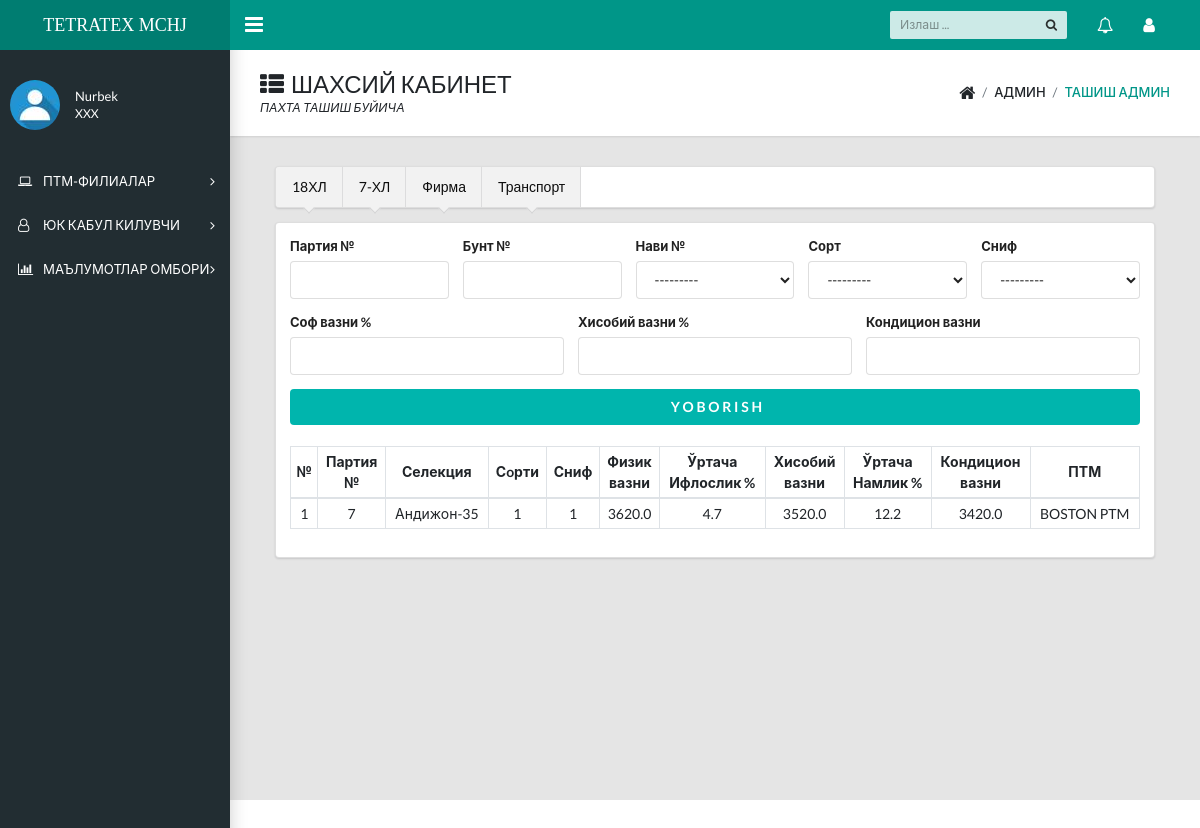
Page /home/shakl7/ (signed in) on the earlier database version.
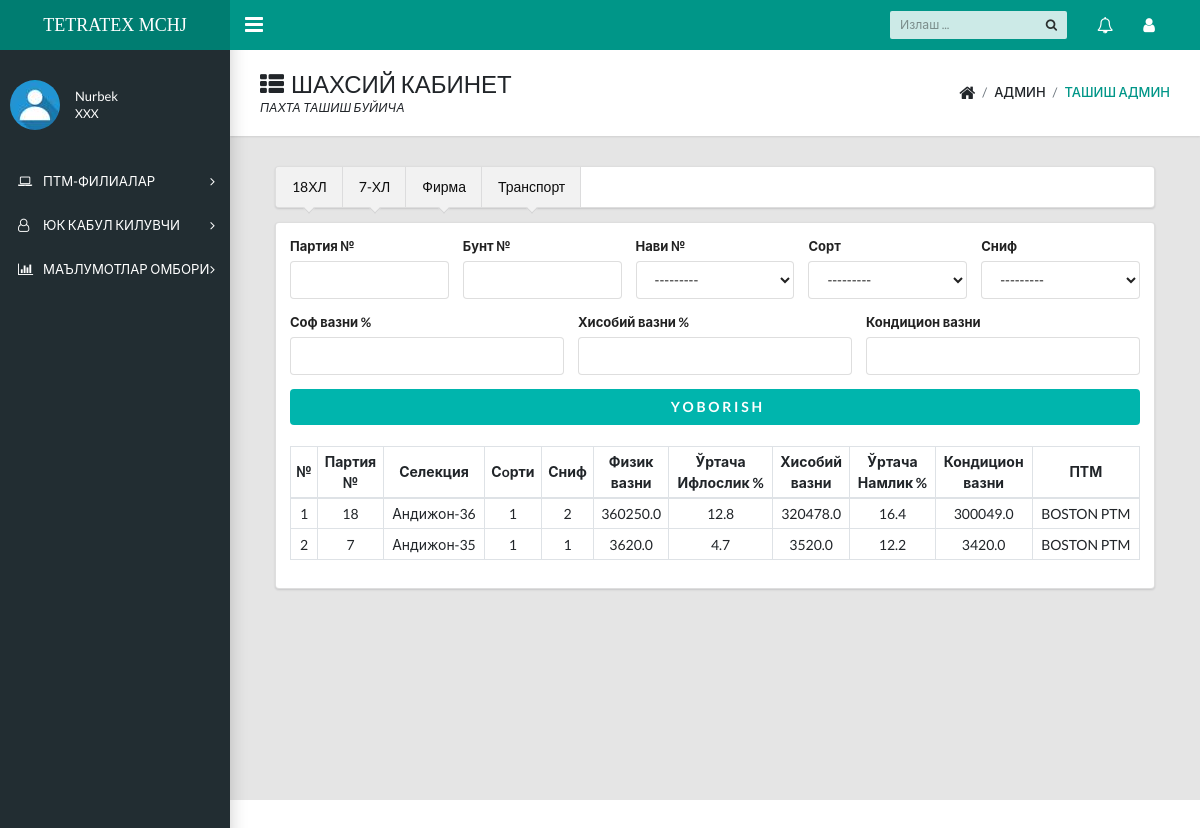
Same page on the later database version.
### tash/models.py (models this page shows, shortened)
class Partiya(models.Model):
    ptm=models.ForeignKey('Punkt',on_delete=models.SET_NULL,null=True)
    partiya=models.CharField(max_length=7,verbose_name='ПАРТИЯ РАКАМИ')
    bunt=models.CharField(max_length=20,verbose_name='Жой РАКАМИ')
    nav=models.ForeignKey("PaxtaNavi",on_delete=models.SET_NULL,verbose_name='Селекцион Нав',help_text='Анд-35,Анд-36,Шарк',null=True)
    sort=models.CharField(max_length=1,verbose_name='Пахтанинг Сорти',choices=sort)
    snif=models.CharField(max_length=1,verbose_name='Пахтанинг снифи',choices=snif)
    sofVazn=models.FloatField(verbose_name='Соф вазни')
    xisobiy=models.FloatField(verbose_name='Хисобий вазни')
    kond=models.FloatField(verbose_name='Кондицион вазни')
    ifloslik=models.FloatField(blank=True,verbose_name='Ифлослиги')
    namlik=models.FloatField(blank=True,verbose_name='Намлиги')
    class Meta:
        verbose_name_plural = "Партиялар очиш"

class PaxtaNavi(models.Model):
    nav_name=models.CharField(max_length=20)
    class Meta:
        verbose_name_plural = "Пахта Навлари"
    def __str__(self):
        return str(self.nav_name)

class Punkt(models.Model):
    name=models.CharField(max_length=20)
    bux=models.OneToOneField(User,on_delete=models.CASCADE)
    class Meta:
        verbose_name_plural = "Пахта тозалаш масканлари"
    def __str__(self):
        return str(self.name)

### tash/views.py (the view, shortened to what this page needs)
# urls.py: path('shakl7/',xl_7, name="7xl"),
def xl_7(request):
    user=request.user.profile
    ptm=request.user.punkt
    form=PartiyaForm()
    part=Partiya.objects.filter(ptm=ptm).order_by('-id')
    context={'user':user,"form":form,"part":part}
    return render(request,'forms/7xl.html',context)

### tash/forms.py
class PartiyaForm(forms.ModelForm):
    class Meta:
        model=Partiya
        fields=('partiya','bunt','nav','sort','snif','sofVazn','xisobiy','kond')
        widgets={
                'sofVazn':forms.TextInput(attrs={'type':'number'}),
                'xisobiy':forms.TextInput(attrs={'type':'number'}),
                'kond':forms.TextInput(attrs={'type':'number'}),
            }

### templates/forms/7xl.html
{% extends 'docs/dashboard.html' %}
{% block content %}
<main class="app-content">
  <div class="app-title">
    <div>
      <h1><i class="fa fa-th-list pr-2"></i>ШАХСИЙ КАБИНЕТ</h1>
      <p>ПАХТА ТАШИШ БУЙИЧА </p>
    </div>
    <ul class="app-breadcrumb breadcrumb side">
      <li class="breadcrumb-item"><i class="fa fa-home fa-lg"></i></li>
      <li class="breadcrumb-item">АДМИН</li>
      <li class="breadcrumb-item active"><a href="#">ТАШИШ АДМИН</a></li>
    </ul>
  </div>
  <div class="col-12 ">
  {% include 'forms/navs.html' %}
  {% include 'forms/7xl-inc.html' %}
  <div class="d-none d-sm-block d-md-none d-lg-block pt-4">
  {% include 'forms/table-7xl.html' %}
  </div>
  </div>
</main>
{% endblock %}

### templates/forms/table-7xl.html
<table class="table table-sm table-bordered text-center">
    <thead>
      <tr>
        <th class="align-middle" scope="col">№</th>
        <th class="align-middle" scope="col">Партия <br> №</th>
        <th class="align-middle" scope="col">Селекция</th>
        <th class="align-middle" scope="col">Сoрти</th>
        <th class="align-middle" scope="col">Сниф</th>
        <th class="align-middle" scope="col">Физик <br> вазни</th>
        <th class="align-middle" scope="col">Ўртача <br> Ифлослик %</th>
        <th class="align-middle" scope="col">Хисобий <br> вазни</th>
        <th class="align-middle" scope="col">Ўртача <br> Намлик %</th>
        <th class="align-middle" scope="col">Кондицион <br> вазни</th>
        <th class="align-middle" scope="col">ПТМ</th>
      </tr>
    </thead>
    <tbody>
      {% for p in part %}
      <tr>
       <td>{{forloop.counter}}</td>
       <td>{{p.partiya}}</td>
       <td>{{p.nav}}</td>
       <td>{{p.sort}}</td>
       <td>{{p.snif}}</td>
       <td>{{p.sofVazn}}</td>
       <td>{{p.ifloslik}}</td>
       <td>{{p.xisobiy}}</td>
       <td>{{p.namlik}}</td>
       <td>{{p.kond}}</td>
       <td>{{p.ptm}}</td>
      </tr>
      {% endfor %}
    </tbody>
  </table>

Differences in the rows shown:
added Partiya: partiya "18", nav "Андижон-36", sort "1", snif "2", sofVazn "360250.0", ifloslik "12.8", xisobiy "320478.0", namlik "16.4", kond "300049.0", ptm "BOSTON PTM"
